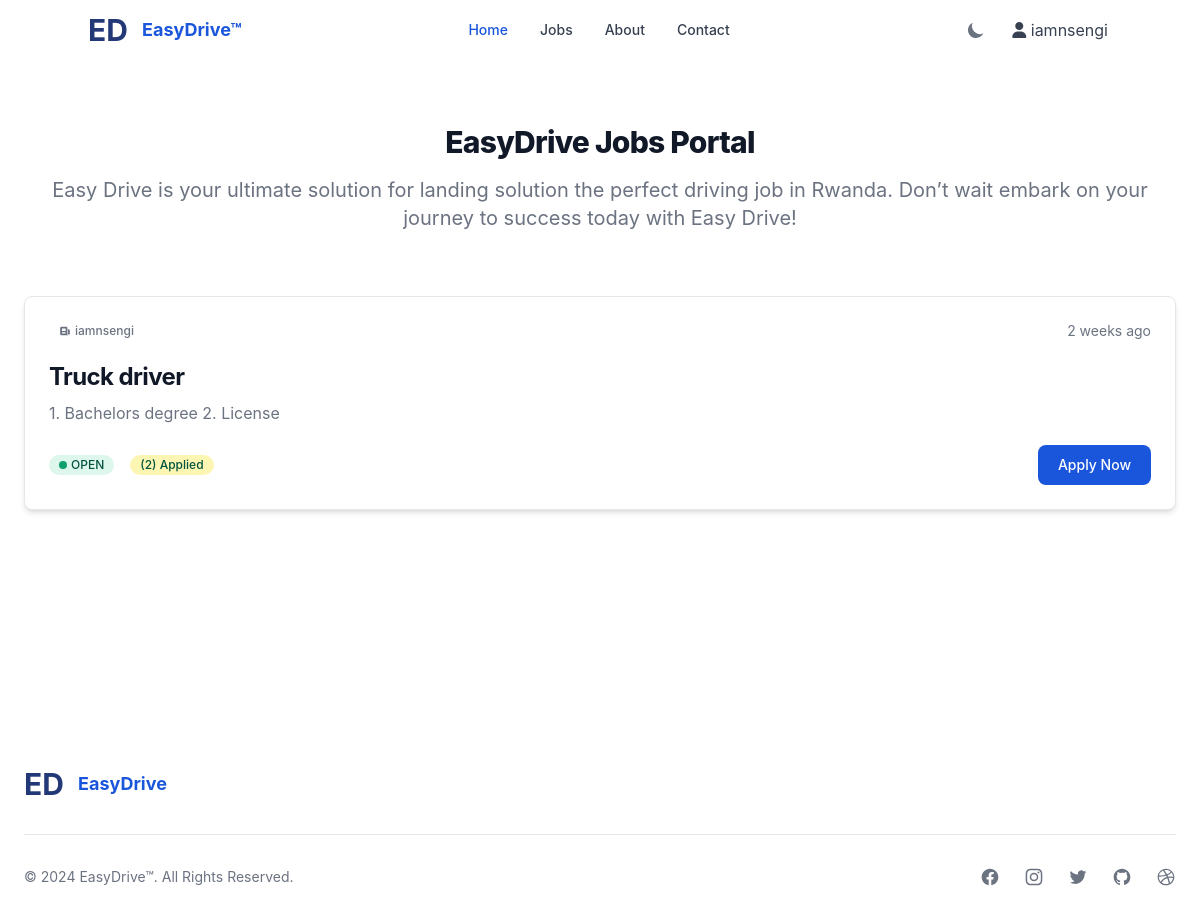
The app's page /job/4 (signed in) with its own data.
### MainApp/models.py (models this page shows, shortened)
class Job(models.Model):
    OPEN = 'open'
    CLOSED = 'closed'
    STATUS_CHOICES = [
        (OPEN, 'Open'),
        (CLOSED, 'Closed'),
    ]
    FULLTIME = 'full-time'
    PARTTIME = 'part-time'
    CONTRACT = 'contract'
    TYPE_CHOICES = [
        (FULLTIME, 'full-time'),
        (PARTTIME, 'part-time'),
        (CONTRACT, 'contract'),
    ]
    creator = models.ForeignKey(User, on_delete=models.CASCADE)
    title = models.CharField(max_length=255, default="")
    location = models.CharField(max_length=255, default="")
    description = models.TextField()
    requirements = models.TextField(null=True, blank=True)
    applicants = models.IntegerField(default=0)
    type = models.CharField(max_length=10, choices=TYPE_CHOICES, default=FULLTIME)
    status = models.CharField(max_length=10, choices=STATUS_CHOICES, default=OPEN)
    created_at = models.DateTimeField(auto_now_add=True)
    updated_at = models.DateTimeField(auto_now=True)
    class Meta:
        ordering = ['-created_at']

### MainApp/views.py (the view, shortened to what this page needs)
# urls.py: path('job/<str:id>',JobDetail.as_view()),
class JobDetail(LoginRequiredMixin,View):
    def get(self, request,id):
        context = {}
        try:
            job = Job.objects.get(id=id)
            context = {
                'job':job
            }
        except Exception as e:
            messages.error(request,e)
            return redirect('/jobs')
        return render(request,'job_detail.html',context)

### MainApp/templates/job_detail.html (shortened to what this page needs)
{% extends 'base.html' %} {% load static %}
{% load humanize %} {% block content%} {% include 'navbar.html'%}
<section class="bg-white dark:bg-gray-900">
  <div class="py-8 px-4 mx-auto max-w-screen-xl lg:py-16 lg:px-6">
    <div class="mx-auto max-w-screen-sm text-center lg:mb-16 mb-8">
      <h2
        class="mb-4 text-3xl lg:text-4xl tracking-tight font-extrabold text-gray-900 dark:text-white"
      >
        EasyDrive Jobs Portal
      </h2>
      <p class="font-light text-gray-500 sm:text-xl dark:text-gray-400">
        Easy Drive is your ultimate solution for landing solution the perfect
        driving job in Rwanda. Don’t wait embark on your journey to success
        today with Easy Drive!
      </p>
    </div>
    <div class="grid gap-8">
      <article
        class="p-6 bg-white rounded-lg border border-gray-200 shadow-md dark:bg-gray-800 dark:border-gray-700"
      >
        <div class="flex justify-between items-center mb-5 text-gray-500">
          <span
            class="bg-primary-100 text-primary-800 text-xs font-medium inline-flex items-center px-2.5 py-0.5 rounded dark:bg-primary-200 dark:text-primary-800"
          >
            <svg
              class="mr-1 w-3 h-3"
              fill="currentColor"
              viewBox="0 0 20 20"
              xmlns="http://www.w3.org/2000/svg"
            >
              <path
                fill-rule="evenodd"
                d="M2 5a2 2 0 012-2h8a2 2 0 012 2v10a2 2 0 002 2H4a2 2 0 01-2-2V5zm3 1h6v4H5V6zm6 6H5v2h6v-2z"
                clip-rule="evenodd"
              ></path>
              <path d="M15 7h1a2 2 0 012 2v5.5a1.5 1.5 0 01-3 0V7z"></path>
            </svg>
            {{job.creator}}
          </span>
          <span class="text-sm">{{ job.created_at|naturaltime }}</span>
        </div>
        <h2
          class="mb-2 text-2xl font-bold tracking-tight text-gray-900 dark:text-white"
        >
          <a href="#">{{job.title}}</a>
        </h2>
        <p class="mb-5 font-light text-gray-500 dark:text-gray-400">
          {{job.description}}
        </p>
        <div class="flex justify-between items-center">
          <div class="flex items-center space-x-4">
            {% if job.status == 'open' %}
            <span
              class="inline-flex items-center bg-green-100 text-green-800 text-xs font-medium px-2.5 py-0.5 rounded-full dark:bg-green-900 dark:text-green-300"
            >
              <span class="w-2 h-2 me-1 bg-green-500 rounded-full"></span>
              {{job.status|upper}}
            </span>
            {% endif %}
            <span
              class="inline-flex items-center bg-yellow-100 text-green-800 text-xs font-medium px-2.5 py-0.5 rounded-full dark:bg-yellow-900 dark:text-yellow-300"
              >({{job.applicants}}) Applied
            </span>
          </div>
          <button
            data-modal-target="crud-modal"
            data-modal-toggle="crud-modal"
            class="block text-white bg-blue-700 hover:bg-blue-800 focus:ring-4 focus:outline-none focus:ring-blue-300 font-medium rounded-lg text-sm px-5 py-2.5 text-center dark:bg-blue-600 dark:hover:bg-blue-700 dark:focus:ring-blue-800"
            type="button"
          >
            Apply Now
          </button>
        </div>
      </article>
    </div>
  </div>
</section>
<div class="pt-36">&nbsp;</div>
{% include 'footer.html'%} {% endblock %}

### MainApp/templates/navbar.html (shortened to what this page needs)
<nav
  class="bg-white border-gray-200 px-2 sm:px-4 py-2.5 rounded dark:bg-gray-800"
>
  <div class="container mx-auto flex flex-wrap items-center justify-between">
    <a href="/" class="flex">
      <span
        class="self-center text-3xl text-blue-900 font-bold whitespace-nowrap dark:text-white"
        >ED &nbsp;</span
      >
      <span
        class="self-center text-lg text-blue-700 font-bold whitespace-nowrap dark:text-white"
        >EasyDrive™</span
      >
    </a>
    <div class="flex md:order-2 items-center space-x-4">
      <button
        id="theme-toggle"
        type="button"
        class="text-gray-500 dark:text-gray-400 hover:bg-gray-100 dark:hover:bg-gray-700 focus:outline-none focus:ring-4 focus:ring-gray-200 dark:focus:ring-gray-700 rounded-lg text-sm p-2.5"
      >
        <svg
          id="theme-toggle-dark-icon"
          class="w-5 h-5 hidden"
          fill="currentColor"
          viewBox="0 0 20 20"
          xmlns="http://www.w3.org/2000/svg"
        >
          <path
            d="M17.293 13.293A8 8 0 016.707 2.707a8.001 8.001 0 1010.586 10.586z"
          ></path>
        </svg>
      </button>
      {% if request.user.is_authenticated %}
      <div class="relative">
        <button
          class="inline-flex items-center h-full text-gray-700 dark:text-gray-300"
        >
          <span class="mr-1">
            <i class="fa fa-user"></i>
            {{request.user}}</span
          >
        </button>
      </div>
      {% endif %}
    </div>
    <div
      class="hidden md:flex justify-between items-center w-full md:w-auto md:order-1"
      id="mobile-menu-4"
    >
      <ul
        class="flex-col md:flex-row flex md:space-x-8 mt-4 md:mt-0 md:text-sm md:font-medium"
      >
        <li>
          <a
            href="/"
            class="bg-blue-700 md:bg-transparent text-white block pl-3 pr-4 py-2 md:text-blue-700 md:p-0 rounded dark:text-white"
            aria-current="page"
            >Home</a
          >
        </li>
        {% if request.user.is_authenticated %}
        <li>
          <a
            href="/jobs"
            class="text-gray-700 hover:bg-gray-50 border-b border-gray-100 md:hover:bg-transparent md:border-0 block pl-3 pr-4 py-2 md:hover:text-blue-700 md:p-0 dark:text-gray-400 dark:hover:bg-gray-700 dark:hover:text-white md:dark:hover:bg-transparent dark:border-gray-700"
            >Jobs</a
          >
        </li>
        {% endif %}
        <li>
          <a
            href="/#about"
            class="text-gray-700 hover:bg-gray-50 border-b border-gray-100 md:hover:bg-transparent md:border-0 block pl-3 pr-4 py-2 md:hover:text-blue-700 md:p-0 dark:text-gray-400 dark:hover:bg-gray-700 dark:hover:text-white md:dark:hover:bg-transparent dark:border-gray-700"
            >About</a
          >
        </li>
        <li>
          <a
            href="/#contact"
            class="text-gray-700 hover:bg-gray-50 border-b border-gray-100 md:hover:bg-transparent md:border-0 block pl-3 pr-4 py-2 md:hover:text-blue-700 md:p-0 dark:text-gray-400 dark:hover:bg-gray-700 dark:hover:text-white md:dark:hover:bg-transparent dark:border-gray-700"
            >Contact</a
          >
        </li>
      </ul>
    </div>
  </div>
</nav>

### records on screen
Job: creator "iamnsengi", created_at "2 weeks ago", title "Truck driver", description "1. Bachelors degree 2. License", status "OPEN", applicants "2"

### other values on screen
{{ request.user }} "iamnsengi"
